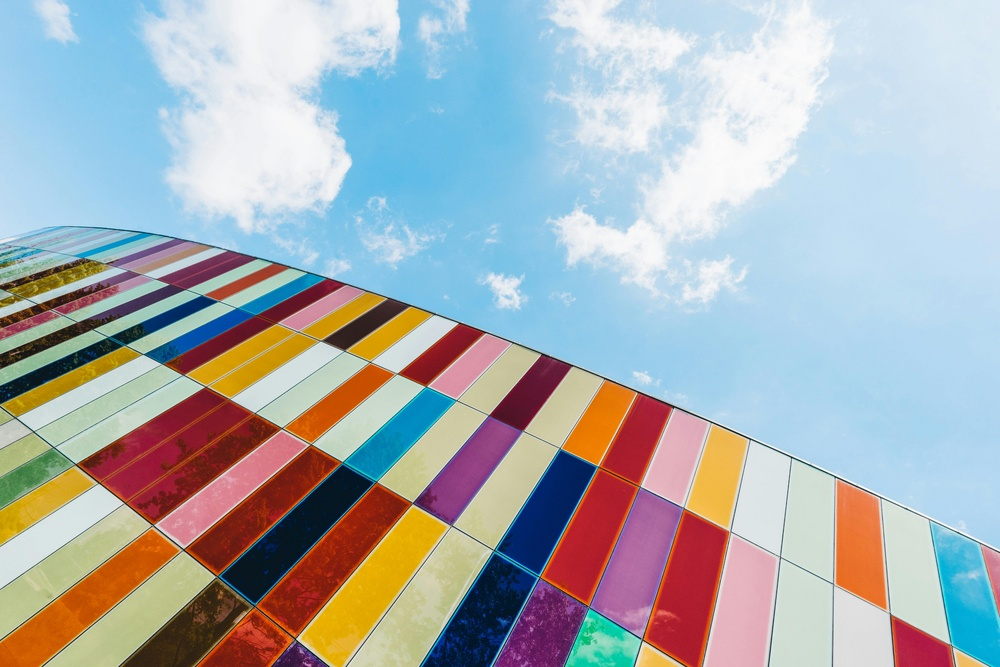
#> input picture rainbow_tile.jpg, 1000 x 667 px, shrunk from 6000 x 4000 before the run
$ python color_blindness.py
#> lines starting #> are read from the running program, lines starting #| are printed output that depends on the picture
from PIL import Image
import numpy as np

image = Image.open("./rainbow_tile.jpg")
#> image is the input picture: PIL image 1000x667 RGB; mean R, G, B 170.4, 175.7, 179.4
raster = image.load()

for x in range(image.width):
    for y in range(image.height):
        pixel = raster[x, y]

        deut_matrix = np.array([[0.33066007, 0.66933993, 0],
                                [0.33066007, 0.66933993, 0],
                                [-0.02785538, 0.02785538, 1]])

        deut_values = deut_matrix @ pixel

        raster[x, y] = (int(deut_values[0]), int(deut_values[1]), int(deut_values[2]))


image.save("./deut_rainbow_tile.png")
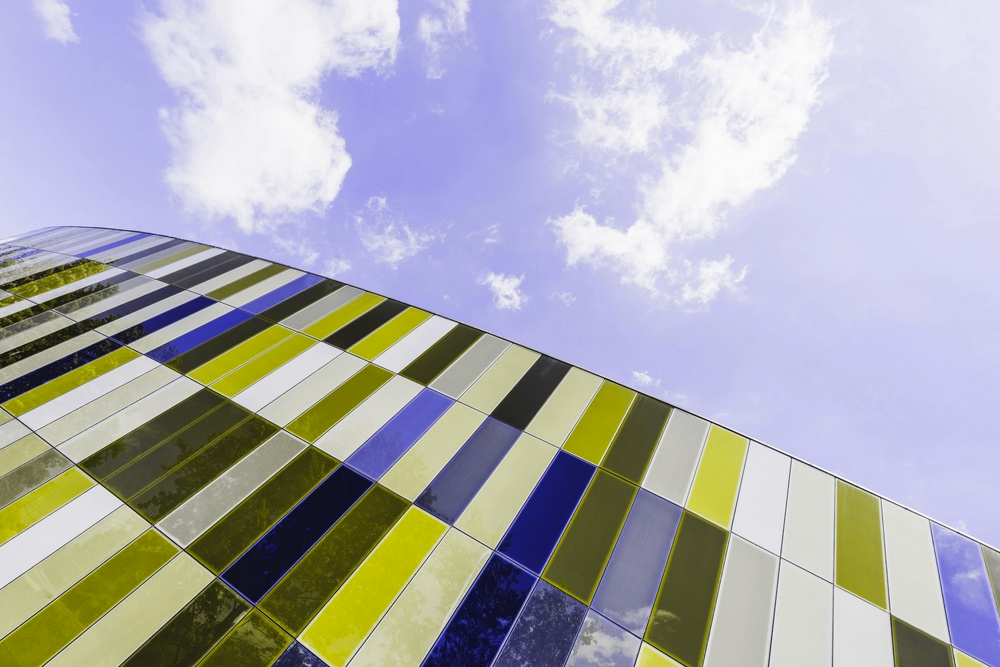
#> saved as deut_rainbow_tile.png: PIL image 1000x667 RGB; mean R, G, B 173.5, 173.5, 179.2

for x in range(image.width):
    for y in range(image.height):
        pixel = raster[x, y]

        prot_matrix = np.array([[0.170556992, 0.829443014, 0],
                                [0.170556991, 0.829443008, 0],
                                [-0.004517144, 0.004517144, 1]])

        prot_values = prot_matrix @ pixel

        raster[x, y] = (int(prot_values[0]), int(prot_values[1]), int(prot_values[2]))


image.save("./prot_rainbow_tile.png")

for x in range(image.width):
    for y in range(image.height):
        pixel = raster[x, y]

        tritan_matrix = np.array([[1, 0.1273989, -0.1273989],
                                [0, 0.8739093, 0.1260907],
                                [0, 0.8739093, 0.1260907]])

        tritan_values = tritan_matrix @ pixel

        raster[x, y] = (int(tritan_values[0]), int(tritan_values[1]), int(tritan_values[2]))


image.save("./tritan_rainbow_tile.png")
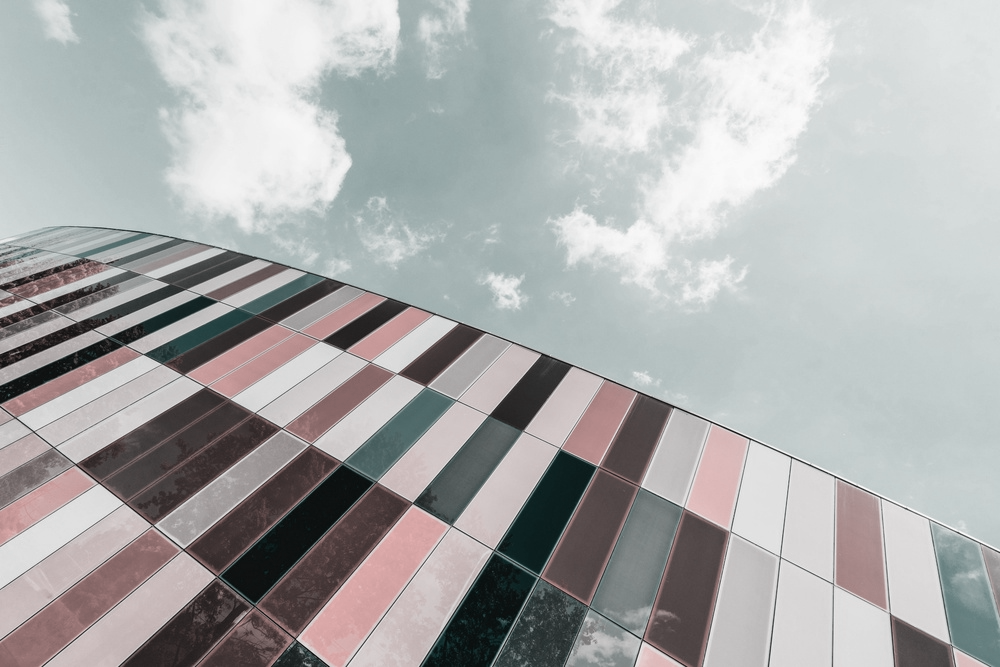
#> saved as tritan_rainbow_tile.png: PIL image 1000x667 RGB; mean R, G, B 172.1, 172.8, 172.8
